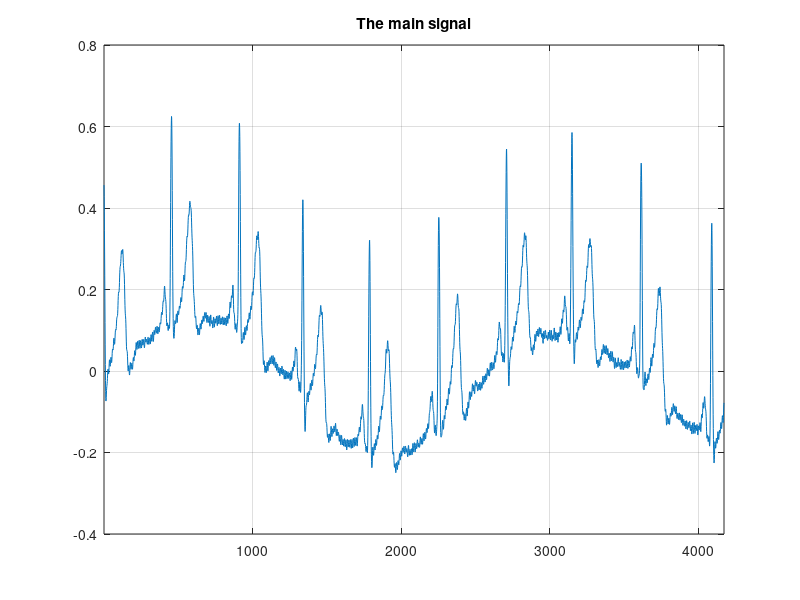

Here is the MATLAB script that generated this plot: (Note: this script raises an error after producing the figure.)
clear;clc;close all
%% part A filtering using the funtioned gaved by TA
load('data.mat');
figure
plot(data.signal);
xlim([1 length(data.signal)]);
grid on
title('The main signal');
filter_type=input('enter the type of the filter that you want \n it could be lowpass or highpass: ','s');
filter_name=input('enter the name of filter it could be\n butterworth gaussian ideal: ','s');
fc=input('enter the cut off frequency: ');
f0=input('enter the sampling frequency: ','s');
Yx  = Filter1(data.signal, filter_name ,filter_type , [fc f0] );
plot(Yx);
xlim([1 length(data.signal)]);
%% filtering using butter done bye the student
Y1=fft(data.signal);
Y2=fftshift(Y1);
L=length(data.signal);
p2= abs(Y1/L);
p1 = p2(1:L/2+1);
p1(2:end-1) = 2*p1(2:end-1);
figure
b=data.samplingfreq*(0:(L/2))/L;
plot(b,p1)
fc=10;
[m,n]=butter(12,2*(fc/data.samplingfreq),'high');
k=filter(m,n,data.signal);
figure
plot(k);
xlim([1 length(data.signal)]);
grid on


%% the function gaved  to us
function [ Yx ] = Filter1( data, filterType , highpassORlowpass , parameters )
%Filter Summary of this function goes here
%   Detailed explanation goes here
%   First you must enter the image such as 'a.tif' or 'b.jpg'
%   Then you must choose the filter type by typing the : 'ideal' or
%   'gaussian' or 'butterworth'
%   Then you must choose between high or low pass by typing the
%   'highpass' or 'lowpass'
%   At the end, you must determine the parameters of your selected filter,
%   for this section, you should enter your parameters in matrix such as [f0 n]

%   So, the function return an image that filtered by your desired filter.  


Pf = fft2(data) ;                     % calculate the fast Fourier of image
Pfc = fftshift(Pf) ;               % to implement effect of (-1)^(x+y) on inputs...

S = abs(Pfc) ;                     % magnitude of image's fft
S_log = log(1 + S) ;               % log_magnittude


switch filterType                  % this code decide according to filter`s name.. 
    
    
    case 'ideal'
        
        switch highpassORlowpass
            
            case 'highpass'
                
                H = ones(size(S,1),size(S,2)) ;
                radius = parameters(1) ;             % radius is cutoff frequency (f0)
                a = round(size(H,1)/2) ;  b = round(size(H,2)/2) ;    % calculate the center of H(u,v) for locating the highpass filter (circle)
                for i=1:size(H,1)                    % by this code, we can calculate circle & set in side 0 and set out side 1 .
                    for j=1:size(H,2)
                        dist=sqrt( (i-a)^2 + (j-b)^2 ) ;
                        if dist<=radius
                            H(j,i)=0;
                        end
                    end
                end
                
                                
            case 'lowpass'
           
                H = zeros(size(S,1),size(S,2)) ;
                radius = parameters(1) ;           % radius is cutoff frequency (f0)
                a = round(size(H,1)/2) ;  b = round(size(H,2)/2) ;    % calculate the center of H(u,v) for locating the lowpass filter (circle)
                for i=1:size(H,1)                  % by this code, we can calculate circle & set in side 1 and set out side 0 .
                    for j=1:size(H,2)
                        dist=sqrt( (i-a)^2 + (j-b)^2 ) ;
                        if dist<=radius
                            H(j,i)=1;
                        end
                    end
                end
           
                
            otherwise
                warning('Unexpected filter type. try again and just type highpass or lowpass. ')   % if the entered name is not valid.
        end
        
        
        
    case 'gaussian'
        
        switch highpassORlowpass
            
            case 'highpass'
                           
                H = zeros(size(S,1),size(S,2)) ;
                sigma = parameters(1) ;            % sigma is cutoff frequency (f0)
                a = round(size(H,1)/2) ;  b = round(size(H,2)/2) ;    % calculate the center of H(u,v) for locating the lowpass filter
                for i=1:size(H,1)                  % by this code, we can calculate the related book equation for gaussian.
                    for j=1:size(H,2)
                        D=sqrt( (i-a)^2 + (j-b)^2 ) ;
                        H(j,i)= 1- exp(  -(D^2) / (2*sigma^2)  );
                    end
                end
    
                
            case 'lowpass'
                H = zeros(size(S,1),size(S,2)) ;
                sigma = parameters(1) ;            % sigma is cutoff frequency (f0)
                a = round(size(H,1)/2) ;  b = round(size(H,2)/2) ;    % calculate the center of H(u,v) for locating the lowpass filter
                for i=1:size(H,1)                  % by this code, we can calculate the related book equation for gaussian.
                    for j=1:size(H,2)
                        D=sqrt( (i-a)^2 + (j-b)^2 ) ;
                        H(j,i)= exp(  -(D^2) / (2*sigma^2)  );
                    end
                end
                
                
            otherwise
                warning('Unexpected filter type. try again and just type highpass or lowpass. ')   % if the entered name is not valid.
        end
        
        
        
    case 'butterworth'
        
        switch highpassORlowpass
            
            case 'highpass'
                H = zeros(size(S,1),size(S,2)) ;
                D0 = parameters(1) ;               % D0 is cutoff frequency (f0)
                n = parameters(2) ;                % n is the order of filter
                a = round(size(H,1)/2) ;  b = round(size(H,2)/2) ;    % calculate the center of H(u,v) for locating the lowpass filter
                for i=1:size(H,1)                  % by this code, we can calculate the related book equation for butterworth.
                    for j=1:size(H,2)
                        D=sqrt( (i-a)^2 + (j-b)^2 ) ;
                        H(j,i)= 1 / ( 1+ (D0/D)^(2*n) ) ;
                    end
                end        
                
                
            case 'lowpass'
                H = zeros(size(S,1),size(S,2)) ;
                D0 = parameters(1) ;               % D0 is cutoff frequency (f0)
                n = parameters(2) ;                % n is the order of filter
                a = round(size(H,1)/2) ;  b = round(size(H,2)/2) ;    % calculate the center of H(u,v) for locating the lowpass filter
                for i=1:size(H,1)                  % by this code, we can calculate the related book equation for butterworth.
                    for j=1:size(H,2)
                        D=sqrt( (i-a)^2 + (j-b)^2 ) ;
                        H(j,i)= 1 / ( 1+ (D/D0)^(2*n) ) ;
                    end
                end               
                
                        
            otherwise
                warning('Unexpected filter type. try again and just type highpass or lowpass. ')   % if the entered name is not valid.
        end
        
        
        
    otherwise
        warning('Unexpected filter. No filter implemented.')   % if the entered name is not valid.
end


% Now, we multiple the H(u,v) with S(u,v)   

Y = Pfc.*H ;                      % filtering

Y1 = ifftshift(Y) ;               % to neutralize the effect of (-1)^(x+y)
Yx = ifft2(Y1) ;                  % restore the image by inverse fast Fourier

% now, Yx (output) is the filtered image.
end
